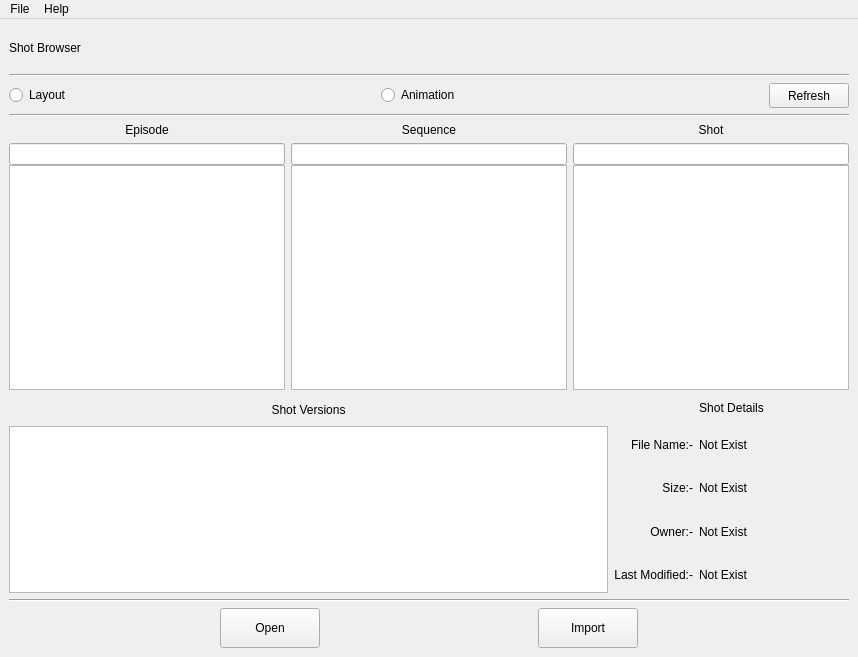
<?xml version="1.0" encoding="UTF-8"?>
<ui version="4.0">
 <class>bsbr_ShotBrowser_MW</class>
 <widget class="QMainWindow" name="bsbr_ShotBrowser_MW">
  <property name="geometry">
   <rect>
    <x>0</x>
    <y>0</y>
    <width>858</width>
    <height>657</height>
   </rect>
  </property>
  <property name="windowTitle">
   <string>Shot Browser</string>
  </property>
  <widget class="QWidget" name="centralwidget">
   <layout class="QGridLayout" name="gridLayout_4">
    <item row="7" column="0">
     <layout class="QHBoxLayout" name="horizontalLayout">
      <item>
       <spacer name="horizontalSpacer">
        <property name="orientation">
         <enum>Qt::Horizontal</enum>
        </property>
        <property name="sizeHint" stdset="0">
         <size>
          <width>40</width>
          <height>20</height>
         </size>
        </property>
       </spacer>
      </item>
      <item>
       <widget class="QPushButton" name="bsbr_open_PB">
        <property name="minimumSize">
         <size>
          <width>100</width>
          <height>40</height>
         </size>
        </property>
        <property name="styleSheet">
         <string notr="true"/>
        </property>
        <property name="text">
         <string>Open</string>
        </property>
       </widget>
      </item>
      <item>
       <spacer name="horizontalSpacer_3">
        <property name="orientation">
         <enum>Qt::Horizontal</enum>
        </property>
        <property name="sizeHint" stdset="0">
         <size>
          <width>40</width>
          <height>20</height>
         </size>
        </property>
       </spacer>
      </item>
      <item>
       <widget class="QPushButton" name="bsbr_import_PB">
        <property name="minimumSize">
         <size>
          <width>100</width>
          <height>40</height>
         </size>
        </property>
        <property name="styleSheet">
         <string notr="true"/>
        </property>
        <property name="text">
         <string>Import</string>
        </property>
       </widget>
      </item>
      <item>
       <spacer name="horizontalSpacer_2">
        <property name="orientation">
         <enum>Qt::Horizontal</enum>
        </property>
        <property name="sizeHint" stdset="0">
         <size>
          <width>40</width>
          <height>20</height>
         </size>
        </property>
       </spacer>
      </item>
     </layout>
    </item>
    <item row="5" column="0">
     <layout class="QGridLayout" name="gridLayout_3">
      <item row="0" column="0">
       <widget class="QLabel" name="bsbr_shotVersion_lbl">
        <property name="minimumSize">
         <size>
          <width>0</width>
          <height>24</height>
         </size>
        </property>
        <property name="maximumSize">
         <size>
          <width>16777215</width>
          <height>20</height>
         </size>
        </property>
        <property name="text">
         <string>Shot Versions</string>
        </property>
        <property name="alignment">
         <set>Qt::AlignCenter</set>
        </property>
       </widget>
      </item>
      <item row="0" column="1">
       <widget class="QLabel" name="bsbr_shotDetails_lbl">
        <property name="maximumSize">
         <size>
          <width>16777215</width>
          <height>20</height>
         </size>
        </property>
        <property name="text">
         <string>Shot Details</string>
        </property>
        <property name="alignment">
         <set>Qt::AlignCenter</set>
        </property>
       </widget>
      </item>
      <item row="1" column="0">
       <widget class="QListWidget" name="bsbr_shotVersion_LW">
        <property name="maximumSize">
         <size>
          <width>16777215</width>
          <height>200</height>
         </size>
        </property>
       </widget>
      </item>
      <item row="1" column="1">
       <layout class="QGridLayout" name="gridLayout_2">
        <item row="0" column="0">
         <widget class="QLabel" name="bsbr_fileNameTag_lbl">
          <property name="text">
           <string>File Name:-</string>
          </property>
          <property name="alignment">
           <set>Qt::AlignRight|Qt::AlignTrailing|Qt::AlignVCenter</set>
          </property>
         </widget>
        </item>
        <item row="0" column="1">
         <widget class="QLabel" name="bsbr_fileName_lbl">
          <property name="minimumSize">
           <size>
            <width>150</width>
            <height>0</height>
           </size>
          </property>
          <property name="text">
           <string>Not Exist</string>
          </property>
         </widget>
        </item>
        <item row="1" column="0">
         <widget class="QLabel" name="bsbr_sizeTag_lbl">
          <property name="text">
           <string>Size:-</string>
          </property>
          <property name="alignment">
           <set>Qt::AlignRight|Qt::AlignTrailing|Qt::AlignVCenter</set>
          </property>
         </widget>
        </item>
        <item row="1" column="1">
         <widget class="QLabel" name="bsbr_size_lbl">
          <property name="text">
           <string>Not Exist</string>
          </property>
         </widget>
        </item>
        <item row="2" column="0">
         <widget class="QLabel" name="bsbr_ownerTag_lbl">
          <property name="text">
           <string>Owner:-</string>
          </property>
          <property name="alignment">
           <set>Qt::AlignRight|Qt::AlignTrailing|Qt::AlignVCenter</set>
          </property>
         </widget>
        </item>
        <item row="2" column="1">
         <widget class="QLabel" name="bsbr_owner_lbl">
          <property name="text">
           <string>Not Exist</string>
          </property>
         </widget>
        </item>
        <item row="3" column="0">
         <widget class="QLabel" name="bsbr_lastModifiedTag_lbl">
          <property name="text">
           <string>Last Modified:-</string>
          </property>
          <property name="alignment">
           <set>Qt::AlignRight|Qt::AlignTrailing|Qt::AlignVCenter</set>
          </property>
         </widget>
        </item>
        <item row="3" column="1">
         <widget class="QLabel" name="bsbr_lastModified_lbl">
          <property name="text">
           <string>Not Exist</string>
          </property>
         </widget>
        </item>
       </layout>
      </item>
     </layout>
    </item>
    <item row="1" column="0">
     <widget class="Line" name="line">
      <property name="orientation">
       <enum>Qt::Horizontal</enum>
      </property>
     </widget>
    </item>
    <item row="2" column="0">
     <layout class="QHBoxLayout" name="horizontalLayout_2">
      <item>
       <widget class="QRadioButton" name="bsbr_layout_RB">
        <property name="text">
         <string>Layout</string>
        </property>
       </widget>
      </item>
      <item>
       <spacer name="horizontalSpacer_5">
        <property name="orientation">
         <enum>Qt::Horizontal</enum>
        </property>
        <property name="sizeHint" stdset="0">
         <size>
          <width>40</width>
          <height>20</height>
         </size>
        </property>
       </spacer>
      </item>
      <item>
       <widget class="QRadioButton" name="bsbr_animation_RB">
        <property name="text">
         <string>Animation</string>
        </property>
       </widget>
      </item>
      <item>
       <spacer name="horizontalSpacer_4">
        <property name="orientation">
         <enum>Qt::Horizontal</enum>
        </property>
        <property name="sizeHint" stdset="0">
         <size>
          <width>40</width>
          <height>20</height>
         </size>
        </property>
       </spacer>
      </item>
      <item>
       <widget class="QPushButton" name="bsbr_refresh_PB">
        <property name="minimumSize">
         <size>
          <width>0</width>
          <height>25</height>
         </size>
        </property>
        <property name="text">
         <string>Refresh</string>
        </property>
       </widget>
      </item>
     </layout>
    </item>
    <item row="0" column="0">
     <widget class="QLabel" name="bsbr_logo_lbl">
      <property name="minimumSize">
       <size>
        <width>775</width>
        <height>40</height>
       </size>
      </property>
      <property name="maximumSize">
       <size>
        <width>840</width>
        <height>40</height>
       </size>
      </property>
      <property name="text">
       <string>Shot Browser</string>
      </property>
     </widget>
    </item>
    <item row="4" column="0">
     <layout class="QGridLayout" name="gridLayout">
      <item row="0" column="0">
       <widget class="QLabel" name="bsbr_episode_lbl">
        <property name="text">
         <string>Episode</string>
        </property>
        <property name="alignment">
         <set>Qt::AlignCenter</set>
        </property>
       </widget>
      </item>
      <item row="0" column="1">
       <widget class="QLabel" name="bsbr_sequence_lbl">
        <property name="text">
         <string>Sequence</string>
        </property>
        <property name="alignment">
         <set>Qt::AlignCenter</set>
        </property>
       </widget>
      </item>
      <item row="0" column="2">
       <widget class="QLabel" name="bsbr_shot_lbl">
        <property name="text">
         <string>Shot</string>
        </property>
        <property name="alignment">
         <set>Qt::AlignCenter</set>
        </property>
       </widget>
      </item>
      <item row="1" column="0">
       <layout class="QVBoxLayout" name="verticalLayout">
        <property name="spacing">
         <number>0</number>
        </property>
        <item>
         <widget class="QLineEdit" name="bsbr_episodeSearch_LE"/>
        </item>
        <item>
         <widget class="QListWidget" name="bsbr_episode_LW">
          <property name="minimumSize">
           <size>
            <width>0</width>
            <height>225</height>
           </size>
          </property>
         </widget>
        </item>
       </layout>
      </item>
      <item row="1" column="1">
       <layout class="QVBoxLayout" name="verticalLayout_2">
        <property name="spacing">
         <number>0</number>
        </property>
        <item>
         <widget class="QLineEdit" name="bsbr_sequenceSearch_LE"/>
        </item>
        <item>
         <widget class="QListWidget" name="bsbr_sequence_LW"/>
        </item>
       </layout>
      </item>
      <item row="1" column="2">
       <layout class="QVBoxLayout" name="verticalLayout_3">
        <property name="spacing">
         <number>0</number>
        </property>
        <item>
         <widget class="QLineEdit" name="bsbr_shotSearch_LE"/>
        </item>
        <item>
         <widget class="QListWidget" name="bsbr_shot_LW"/>
        </item>
       </layout>
      </item>
     </layout>
    </item>
    <item row="3" column="0">
     <widget class="Line" name="line_2">
      <property name="orientation">
       <enum>Qt::Horizontal</enum>
      </property>
     </widget>
    </item>
    <item row="6" column="0">
     <widget class="Line" name="line_3">
      <property name="orientation">
       <enum>Qt::Horizontal</enum>
      </property>
     </widget>
    </item>
   </layout>
  </widget>
  <widget class="QMenuBar" name="menubar">
   <property name="geometry">
    <rect>
     <x>0</x>
     <y>0</y>
     <width>858</width>
     <height>21</height>
    </rect>
   </property>
   <widget class="QMenu" name="menuFile">
    <property name="title">
     <string>File</string>
    </property>
    <addaction name="actionExit"/>
   </widget>
   <widget class="QMenu" name="menuHelp">
    <property name="title">
     <string>Help</string>
    </property>
    <addaction name="actionAbout"/>
   </widget>
   <addaction name="menuFile"/>
   <addaction name="menuHelp"/>
  </widget>
  <action name="actionExit">
   <property name="text">
    <string>Exit</string>
   </property>
  </action>
  <action name="actionAbout">
   <property name="text">
    <string>About</string>
   </property>
  </action>
 </widget>
 <resources/>
 <connections/>
</ui>
